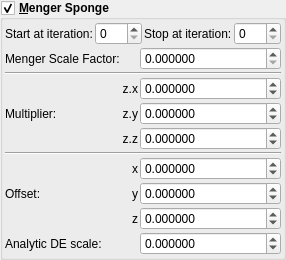
    <widget class="MyGroupBox" name="groupCheck_transf_function_enabled">
     <property name="font">
      <font>
       <weight>75</weight>
       <bold>true</bold>
      </font>
     </property>
     <property name="toolTip">
      <string/>
     </property>
     <property name="title">
      <string>&amp;Menger Sponge</string>
     </property>
     <property name="checkable">
      <bool>true</bool>
     </property>
     <layout class="QVBoxLayout" name="verticalLayout_30" stretch="0,0">
      <property name="spacing">
       <number>2</number>
      </property>
      <property name="leftMargin">
       <number>2</number>
      </property>
      <property name="topMargin">
       <number>2</number>
      </property>
      <property name="rightMargin">
       <number>2</number>
      </property>
      <property name="bottomMargin">
       <number>2</number>
      </property>
      <item>
       <layout class="QGridLayout" name="gridLayout_14">
        <item row="0" column="3">
         <widget class="MySpinBox" name="spinboxInt_transf_stop_iterations_M">
          <property name="sizePolicy">
           <sizepolicy hsizetype="Minimum" vsizetype="Maximum">
            <horstretch>0</horstretch>
            <verstretch>0</verstretch>
           </sizepolicy>
          </property>
          <property name="font">
           <font>
            <weight>50</weight>
            <bold>false</bold>
           </font>
          </property>
          <property name="maximum">
           <number>250</number>
          </property>
         </widget>
        </item>
        <item row="0" column="1">
         <widget class="MySpinBox" name="spinboxInt_transf_start_iterations_M">
          <property name="sizePolicy">
           <sizepolicy hsizetype="Minimum" vsizetype="Maximum">
            <horstretch>0</horstretch>
            <verstretch>0</verstretch>
           </sizepolicy>
          </property>
          <property name="font">
           <font>
            <weight>50</weight>
            <bold>false</bold>
           </font>
          </property>
          <property name="maximum">
           <number>250</number>
          </property>
         </widget>
        </item>
        <item row="0" column="2">
         <widget class="QLabel" name="label_252">
          <property name="font">
           <font>
            <weight>50</weight>
            <bold>false</bold>
           </font>
          </property>
          <property name="text">
           <string>Stop at iteration:</string>
          </property>
         </widget>
        </item>
        <item row="0" column="0">
         <widget class="QLabel" name="label_67">
          <property name="font">
           <font>
            <weight>50</weight>
            <bold>false</bold>
           </font>
          </property>
          <property name="text">
           <string>Start at iteration:</string>
          </property>
         </widget>
        </item>
       </layout>
      </item>
      <item>
       <layout class="QGridLayout" name="gridLayout_64" columnstretch="0,0,0,1">
        <property name="spacing">
         <number>2</number>
        </property>
        <item row="6" column="3">
         <widget class="MyDoubleSpinBox" name="spinbox3_transf_addition_constantA_000_x">
          <property name="sizePolicy">
           <sizepolicy hsizetype="Minimum" vsizetype="Maximum">
            <horstretch>0</horstretch>
            <verstretch>0</verstretch>
           </sizepolicy>
          </property>
          <property name="font">
           <font>
            <weight>50</weight>
            <bold>false</bold>
           </font>
          </property>
          <property name="prefix">
           <string/>
          </property>
          <property name="suffix">
           <string/>
          </property>
          <property name="decimals">
           <number>6</number>
          </property>
          <property name="minimum">
           <double>-99.989999999999995</double>
          </property>
          <property name="maximum">
           <double>99.989999999999995</double>
          </property>
          <property name="singleStep">
           <double>0.100000000000000</double>
          </property>
         </widget>
        </item>
        <item row="0" column="3">
         <widget class="MyDoubleSpinBox" name="spinbox_transf_scale_3">
          <property name="sizePolicy">
           <sizepolicy hsizetype="Minimum" vsizetype="Maximum">
            <horstretch>0</horstretch>
            <verstretch>0</verstretch>
           </sizepolicy>
          </property>
          <property name="font">
           <font>
            <weight>50</weight>
            <bold>false</bold>
           </font>
          </property>
          <property name="prefix">
           <string/>
          </property>
          <property name="suffix">
           <string/>
          </property>
          <property name="decimals">
           <number>6</number>
          </property>
          <property name="minimum">
           <double>0.000000000000000</double>
          </property>
          <property name="maximum">
           <double>99.989999999999995</double>
          </property>
          <property name="singleStep">
           <double>0.100000000000000</double>
          </property>
         </widget>
        </item>
        <item row="7" column="3">
         <widget class="MyDoubleSpinBox" name="spinbox3_transf_addition_constantA_000_y">
          <property name="sizePolicy">
           <sizepolicy hsizetype="Minimum" vsizetype="Maximum">
            <horstretch>0</horstretch>
            <verstretch>0</verstretch>
           </sizepolicy>
          </property>
          <property name="font">
           <font>
            <weight>50</weight>
            <bold>false</bold>
           </font>
          </property>
          <property name="prefix">
           <string/>
          </property>
          <property name="suffix">
           <string/>
          </property>
          <property name="decimals">
           <number>6</number>
          </property>
          <property name="minimum">
           <double>-99.989999999999995</double>
          </property>
          <property name="maximum">
           <double>99.989999999999995</double>
          </property>
          <property name="singleStep">
           <double>0.100000000000000</double>
          </property>
         </widget>
        </item>
        <item row="4" column="2">
         <widget class="QLabel" name="label_98">
          <property name="font">
           <font>
            <weight>50</weight>
            <bold>false</bold>
           </font>
          </property>
          <property name="text">
           <string notr="true">z.z</string>
          </property>
          <property name="alignment">
           <set>Qt::AlignRight|Qt::AlignTrailing|Qt::AlignVCenter</set>
          </property>
         </widget>
        </item>
        <item row="2" column="3">
         <widget class="MyDoubleSpinBox" name="spinbox3_transf_constant_multiplierA_111_x">
          <property name="sizePolicy">
           <sizepolicy hsizetype="Minimum" vsizetype="Maximum">
            <horstretch>0</horstretch>
            <verstretch>0</verstretch>
           </sizepolicy>
          </property>
          <property name="font">
           <font>
            <weight>50</weight>
            <bold>false</bold>
           </font>
          </property>
          <property name="prefix">
           <string/>
          </property>
          <property name="suffix">
           <string/>
          </property>
          <property name="decimals">
           <number>6</number>
          </property>
          <property name="minimum">
           <double>-99.989999999999995</double>
          </property>
          <property name="maximum">
           <double>99.989999999999995</double>
          </property>
          <property name="singleStep">
           <double>0.100000000000000</double>
          </property>
         </widget>
        </item>
        <item row="8" column="2">
         <widget class="QLabel" name="label_122">
          <property name="font">
           <font>
            <weight>50</weight>
            <bold>false</bold>
           </font>
          </property>
          <property name="text">
           <string notr="true">z</string>
          </property>
          <property name="alignment">
           <set>Qt::AlignRight|Qt::AlignTrailing|Qt::AlignVCenter</set>
          </property>
         </widget>
        </item>
        <item row="3" column="2">
         <widget class="QLabel" name="label_90">
          <property name="font">
           <font>
            <weight>50</weight>
            <bold>false</bold>
           </font>
          </property>
          <property name="text">
           <string notr="true">z.y</string>
          </property>
          <property name="alignment">
           <set>Qt::AlignRight|Qt::AlignTrailing|Qt::AlignVCenter</set>
          </property>
         </widget>
        </item>
        <item row="1" column="1" colspan="3">
         <widget class="Line" name="line_57">
          <property name="orientation">
           <enum>Qt::Horizontal</enum>
          </property>
         </widget>
        </item>
        <item row="7" column="2">
         <widget class="QLabel" name="label_121">
          <property name="font">
           <font>
            <weight>50</weight>
            <bold>false</bold>
           </font>
          </property>
          <property name="text">
           <string notr="true">y</string>
          </property>
          <property name="alignment">
           <set>Qt::AlignRight|Qt::AlignTrailing|Qt::AlignVCenter</set>
          </property>
         </widget>
        </item>
        <item row="6" column="1" rowspan="3">
         <widget class="QLabel" name="label_255">
          <property name="font">
           <font>
            <weight>50</weight>
            <bold>false</bold>
           </font>
          </property>
          <property name="text">
           <string>Offset:</string>
          </property>
         </widget>
        </item>
        <item row="9" column="3">
         <widget class="MyDoubleSpinBox" name="spinbox_transf_scaleA_1">
          <property name="sizePolicy">
           <sizepolicy hsizetype="Minimum" vsizetype="Maximum">
            <horstretch>0</horstretch>
            <verstretch>0</verstretch>
           </sizepolicy>
          </property>
          <property name="font">
           <font>
            <weight>50</weight>
            <bold>false</bold>
           </font>
          </property>
          <property name="prefix">
           <string/>
          </property>
          <property name="suffix">
           <string/>
          </property>
          <property name="decimals">
           <number>6</number>
          </property>
          <property name="minimum">
           <double>-99.989999999999995</double>
          </property>
          <property name="maximum">
           <double>99.989999999999995</double>
          </property>
          <property name="singleStep">
           <double>0.100000000000000</double>
          </property>
         </widget>
        </item>
        <item row="9" column="1" colspan="2">
         <widget class="QLabel" name="label_176">
          <property name="font">
           <font>
            <weight>50</weight>
            <bold>false</bold>
           </font>
          </property>
          <property name="text">
           <string>Analytic DE scale:</string>
          </property>
         </widget>
        </item>
        <item row="8" column="3">
         <widget class="MyDoubleSpinBox" name="spinbox3_transf_addition_constantA_000_z">
          <property name="sizePolicy">
           <sizepolicy hsizetype="Minimum" vsizetype="Maximum">
            <horstretch>0</horstretch>
            <verstretch>0</verstretch>
           </sizepolicy>
          </property>
          <property name="font">
           <font>
            <weight>50</weight>
            <bold>false</bold>
           </font>
          </property>
          <property name="prefix">
           <string/>
          </property>
          <property name="suffix">
           <string/>
          </property>
          <property name="decimals">
           <number>6</number>
          </property>
          <property name="minimum">
           <double>-99.989999999999995</double>
          </property>
          <property name="maximum">
           <double>99.989999999999995</double>
          </property>
          <property name="singleStep">
           <double>0.100000000000000</double>
          </property>
         </widget>
        </item>
        <item row="2" column="1" rowspan="3">
         <widget class="QLabel" name="label_91">
          <property name="font">
           <font>
            <weight>50</weight>
            <bold>false</bold>
           </font>
          </property>
          <property name="text">
           <string>Multiplier:</string>
          </property>
         </widget>
        </item>
        <item row="6" column="2">
         <widget class="QLabel" name="label_120">
          <property name="font">
           <font>
            <weight>50</weight>
            <bold>false</bold>
           </font>
          </property>
          <property name="text">
           <string notr="true">x</string>
          </property>
          <property name="alignment">
           <set>Qt::AlignRight|Qt::AlignTrailing|Qt::AlignVCenter</set>
          </property>
         </widget>
        </item>
        <item row="4" column="3">
         <widget class="MyDoubleSpinBox" name="spinbox3_transf_constant_multiplierA_111_z">
          <property name="sizePolicy">
           <sizepolicy hsizetype="Minimum" vsizetype="Maximum">
            <horstretch>0</horstretch>
            <verstretch>0</verstretch>
           </sizepolicy>
          </property>
          <property name="font">
           <font>
            <weight>50</weight>
            <bold>false</bold>
           </font>
          </property>
          <property name="prefix">
           <string/>
          </property>
          <property name="suffix">
           <string/>
          </property>
          <property name="decimals">
           <number>6</number>
          </property>
          <property name="minimum">
           <double>-99.989999999999995</double>
          </property>
          <property name="maximum">
           <double>99.989999999999995</double>
          </property>
          <property name="singleStep">
           <double>0.100000000000000</double>
          </property>
         </widget>
        </item>
        <item row="3" column="3">
         <widget class="MyDoubleSpinBox" name="spinbox3_transf_constant_multiplierA_111_y">
          <property name="sizePolicy">
           <sizepolicy hsizetype="Minimum" vsizetype="Maximum">
            <horstretch>0</horstretch>
            <verstretch>0</verstretch>
           </sizepolicy>
          </property>
          <property name="font">
           <font>
            <weight>50</weight>
            <bold>false</bold>
           </font>
          </property>
          <property name="prefix">
           <string/>
          </property>
          <property name="suffix">
           <string/>
          </property>
          <property name="decimals">
           <number>6</number>
          </property>
          <property name="minimum">
           <double>-99.989999999999995</double>
          </property>
          <property name="maximum">
           <double>99.989999999999995</double>
          </property>
          <property name="singleStep">
           <double>0.100000000000000</double>
          </property>
         </widget>
        </item>
        <item row="5" column="1" colspan="3">
         <widget class="Line" name="line_56">
          <property name="orientation">
           <enum>Qt::Horizontal</enum>
          </property>
         </widget>
        </item>
        <item row="2" column="2">
         <widget class="QLabel" name="label_93">
          <property name="font">
           <font>
            <weight>50</weight>
            <bold>false</bold>
           </font>
          </property>
          <property name="text">
           <string notr="true">z.x</string>
          </property>
          <property name="alignment">
           <set>Qt::AlignRight|Qt::AlignTrailing|Qt::AlignVCenter</set>
          </property>
          <property name="wordWrap">
           <bool>true</bool>
          </property>
         </widget>
        </item>
        <item row="0" column="1">
         <widget class="QLabel" name="label_64">
          <property name="font">
           <font>
            <weight>50</weight>
            <bold>false</bold>
           </font>
          </property>
          <property name="text">
           <string>Menger Scale Factor:</string>
          </property>
         </widget>
        </item>
       </layout>
      </item>
     </layout>
    </widget>
